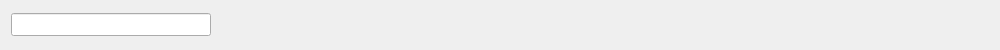
<?xml version="1.0" encoding="UTF-8"?>
<ui version="4.0">
 <class>SearchBarWidget</class>
 <widget class="QWidget" name="SearchBarWidget">
  <property name="geometry">
   <rect>
    <x>0</x>
    <y>0</y>
    <width>1000</width>
    <height>50</height>
   </rect>
  </property>
  <property name="sizePolicy">
   <sizepolicy hsizetype="Expanding" vsizetype="Preferred">
    <horstretch>0</horstretch>
    <verstretch>0</verstretch>
   </sizepolicy>
  </property>
  <property name="minimumSize">
   <size>
    <width>1000</width>
    <height>50</height>
   </size>
  </property>
  <property name="maximumSize">
   <size>
    <width>16777215</width>
    <height>50</height>
   </size>
  </property>
  <property name="windowTitle">
   <string>Form</string>
  </property>
  <property name="styleSheet">
   <string notr="true">QLineEdit#searchLineEdit {
	/** border: 1px solid gray;
	 border-radius: 11px;*/
}</string>
  </property>
  <layout class="QHBoxLayout" name="horizontalLayout">
   <item>
    <widget class="QLineEdit" name="searchLineEdit">
     <property name="minimumSize">
      <size>
       <width>0</width>
       <height>23</height>
      </size>
     </property>
     <property name="maximumSize">
      <size>
       <width>200</width>
       <height>16777215</height>
      </size>
     </property>
     <property name="cursor">
      <cursorShape>IBeamCursor</cursorShape>
     </property>
     <property name="focusPolicy">
      <enum>Qt::ClickFocus</enum>
     </property>
     <property name="placeholderText">
      <string/>
     </property>
    </widget>
   </item>
   <item>
    <spacer name="horizontalSpacer">
     <property name="orientation">
      <enum>Qt::Horizontal</enum>
     </property>
     <property name="sizeHint" stdset="0">
      <size>
       <width>763</width>
       <height>20</height>
      </size>
     </property>
    </spacer>
   </item>
  </layout>
 </widget>
 <resources/>
 <connections/>
</ui>
